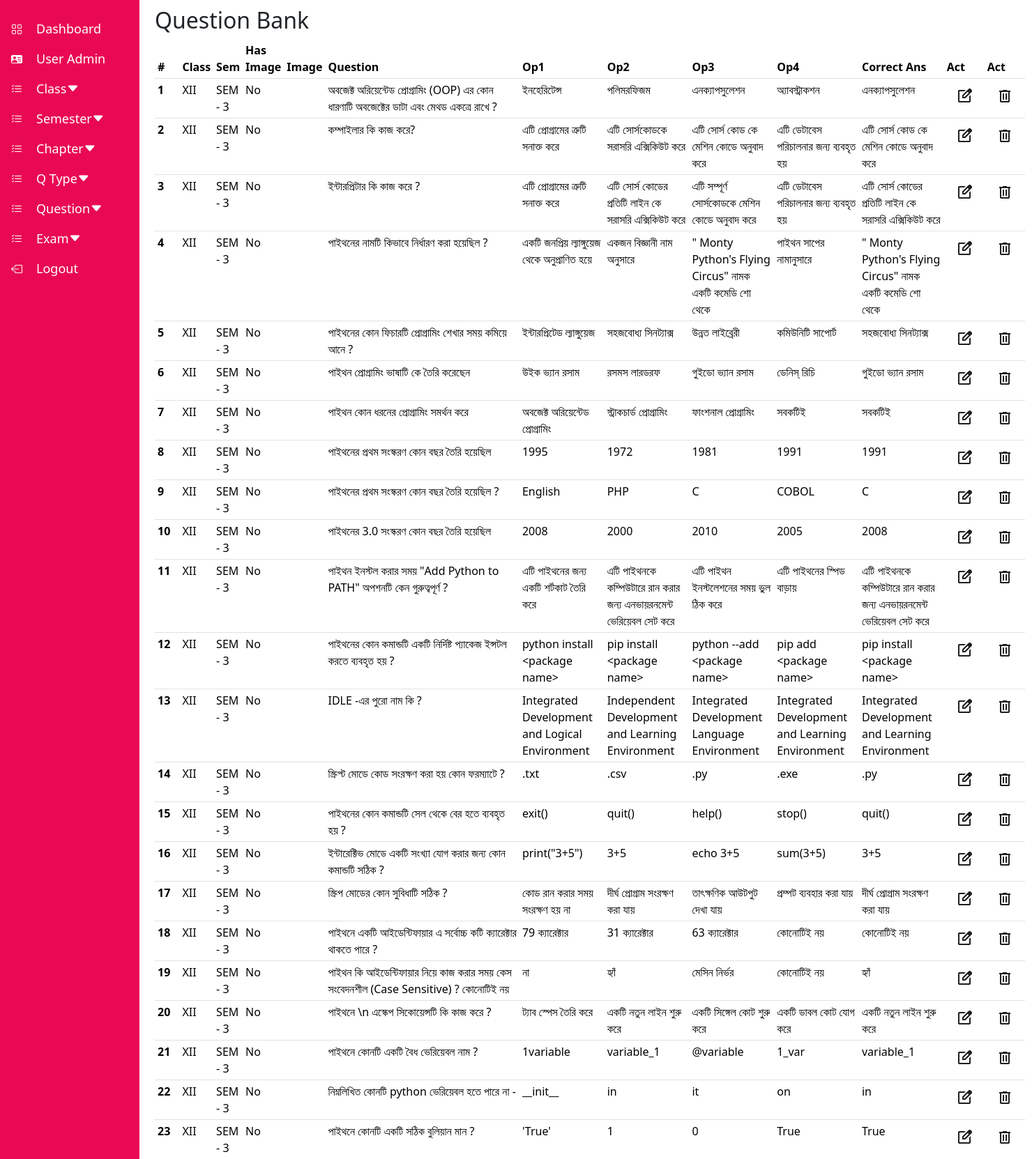
Page /question_admin (signed in, upper part) on the committed database.
### models.py (models this page shows)
class Question_Bank(UserMixin, db.Model):
    __tablename__ = 'Question_Bank'
    id = db.Column(db.Integer, primary_key=True)
    studyclass = db.Column(db.String(2), nullable=False)
    sem = db.Column(db.String(2), nullable=False)
    hasimage = db.Column(db.String(2), nullable=True)
    imagelocation = db.Column(db.String(200), nullable=True)
    chapter=db.Column(db.String(2), nullable=True)
    question = db.Column(db.String(200), nullable=False)
    op1 = db.Column(db.String(200), nullable=False)
    op2 = db.Column(db.String(200), nullable=False)
    op3 = db.Column(db.String(200), nullable=False)
    op4 = db.Column(db.String(200), nullable=False)
    answer = db.Column(db.String(200), nullable=False)
    Question_Type_id = db.Column(db.Integer, db.ForeignKey('Question_Type.id'), nullable=False)
    parent_Question_Type = db.relationship('Question_Type', back_populates='children_Question_Bank')

### app.py (the view)
@app.route('/question_admin')
@login_required
@role_required('admin')
def question_admin():
    form = Addquestion()
    if request.method == 'POST':
        pass
    else:
        questionBank = Question_Bank.query.all()
        if not questionBank:
            flash("No Question is found. Add your first question Now","warning")
            return redirect(url_for('add_question',form=form))
        else:
            return render_template('question_admin.html',user=current_user,questionBank=questionBank)

### app.py (called while the page is built)
def role_required(role):
    def decorator(f):
        @wraps(f)
        def wrapped(*args, **kwargs):
            if current_user.role != role:
                abort(403)
            return f(*args, **kwargs)
        return wrapped
    return decorator

@login_manager.user_loader
def load_user(user_id):
    return User.query.get(int(user_id))

### templates/question_admin.html (shortened to what this page needs)
{% extends 'panel_admin.html' %}
{% block othercss %}
<link href="https://cdn.jsdelivr.net/npm/bootstrap@5.3.3/dist/css/bootstrap.min.css" rel="stylesheet">
<link href="https://cdn.datatables.net/2.0.7/css/dataTables.bootstrap5.min.css" rel="stylesheet">
<link rel="stylesheet" href="question_admin.css">
{% endblock othercss %}
{% block maincontent %}
{% if current_user.is_authenticated %}
<div class="container">
    <h2>Question Bank</h2>
    <table id="myTable" class="table table-sm">
        <thead>
            <tr>
                <th scope="col">#</th>
                <th scope="col">Class</th>
                <th scope="col">Sem</th>
                <th scope="col">Has Image</th>
                <th scope="col">Image</th>
                <th scope="col">Question</th>
                <th scope="col">Op1</th>
                <th scope="col">Op2</th>
                <th scope="col">Op3</th>
                <th scope="col">Op4</th>
                <th scope="col">Correct Ans</th>
                <th scope="col">Act</th>
                <th scope="col">Act</th>
            </tr>
        </thead>
        <tbody>
            {% for question in questionBank %}
            <tr>
                <th scope="row">{{loop.index}}</th>
                <td>{{question.studyclass}}</td>
                <td>{{question.sem}}</td>
                <td>{{question.hasimage}}</td>
                <td>{{question.imagelocation}}</td>
                <td>{{question.question}}</td>
                <td>{{question.op1}}</td>
                <td>{{question.op2}}</td>
                <td>{{question.op3}}</td>
                <td>{{question.op4}}</td>
                <td>{{question.answer}}</td>
                <td>
                    <a href="/question/update/{{question.id}}" type="button" class="btn"><img
                            src="/static/images/edit_square_24dp_1F1F1F_FILL0_wght400_GRAD0_opsz24.png" alt=""></a>
                </td>
                <td><a href="/question/delete/{{question.id}}" type="button" class="btn"><img
                        src="/static/images/delete_24dp_1F1F1F_FILL0_wght400_GRAD0_opsz24.png" alt=""></a>
                </td>
            </tr>
            {% endfor %}
        </tbody>
    </table>
</div>
{% endif %}
{% endblock maincontent %}

### static/panel_admim.css (style rules this page uses)
* { margin: 0; padding: 0; box-sizing: border-box; }

### rows in the picture
Question_Bank: studyclass "XII", sem "SEM - 3", hasimage "No", question "অবজেক্ট অরিয়েন্টেড প্রোগ্রামিং (OOP) এর কোন ধারণাটি অবজেক্টের ডাটা এবং মেথড একত্রে রাখে ?", op1 "ইনহেরিটেন্স", op2 "পলিমরফিজম", op3 "এনক্যাপসুলেশন", op4 "অ্যাবস্ট্রাকশন", answer "এনক্যাপসুলেশন"
Question_Bank: studyclass "XII", sem "SEM - 3", hasimage "No", question "কম্পাইলার কি কাজ করে?", op1 "এটি প্রোগ্রামের ত্রুটি সনাক্ত করে", op2 "এটি সোর্সকোডকে সরাসরি এক্সিকিউট করে", op3 "এটি সোর্স কোড কে মেশিন কোডে অনুবাদ করে", op4 "এটি ডেটাবেস পরিচালনার জন্য ব্যবহৃত হয়", answer "এটি সোর্স কোড কে মেশিন কোডে অনুবাদ করে"
Question_Bank: studyclass "XII", sem "SEM - 3", hasimage "No", question "ইন্টারপ্রিটার কি কাজ করে ?", op1 "এটি প্রোগ্রামের ত্রুটি সনাক্ত করে", op2 "এটি সোর্স কোডের প্রতিটি লাইন কে সরাসরি এক্সিকিউট করে", op3 "এটি সম্পূর্ণ সোর্সকোডকে মেশিন কোডে অনুবাদ করে", op4 "এটি ডেটাবেস পরিচালনার জন্য ব্যবহৃত হয়", answer "এটি সোর্স কোডের প্রতিটি লাইন কে সরাসরি এক্সিকিউট করে"
Question_Bank: studyclass "XII", sem "SEM - 3", hasimage "No", question "পাইথনের নামটি কিভাবে নির্ধারণ করা হয়েছিল ?", op1 "একটি জনপ্রিয় ল্যাঙ্গুয়েজ থেকে অনুপ্রাণিত হয়ে", op2 "একজন বিজ্ঞানী নাম অনুসারে", op3 "\" Monty Python's Flying Circus\" নামক একটি কমেডি শো থেকে", op4 "পাইথন সাপের নামানুসারে", answer "\" Monty Python's Flying Circus\" নামক একটি কমেডি শো থেকে"
Question_Bank: studyclass "XII", sem "SEM - 3", hasimage "No", question "পাইথনের কোন ফিচারটি প্রোগ্রামিং শেখার সময় কমিয়ে আনে ?", op1 "ইন্টারপ্রিটেড ল্যাঙ্গুয়েজ", op2 "সহজবোধ্য সিনট্যাক্স", op3 "উন্নত লাইব্রেরী", op4 "কমিউনিটি সাপোর্ট", answer "সহজবোধ্য সিনট্যাক্স"
Question_Bank: studyclass "XII", sem "SEM - 3", hasimage "No", question "পাইথন প্রোগ্রামিং ভাষাটি কে তৈরি করেছেন", op1 "উইক ভ্যান রসাম", op2 "রসমস লারডরফ", op3 "গুইডো ভ্যান রসাম", op4 "ডেনিস্ রিচি", answer "গুইডো ভ্যান রসাম"
Question_Bank: studyclass "XII", sem "SEM - 3", hasimage "No", question "পাইথন কোন ধরনের প্রোগ্রামিং সমর্থন করে", op1 "অবজেক্ট অরিয়েন্টেড প্রোগ্রামিং", op2 "স্ট্রাকচার্ড প্রোগ্রামিং", op3 "ফাংশনাল প্রোগ্রামিং", op4 "সবকটিই", answer "সবকটিই"
Question_Bank: studyclass "XII", sem "SEM - 3", hasimage "No", question "পাইথনের প্রথম সংস্করণ কোন বছর তৈরি হয়েছিল", op1 "1995", op2 "1972", op3 "1981", op4 "1991", answer "1991"
Question_Bank: studyclass "XII", sem "SEM - 3", hasimage "No", question "পাইথনের প্রথম সংস্করণ কোন বছর তৈরি হয়েছিল ?", op1 "English", op2 "PHP", op3 "C", op4 "COBOL", answer "C"
Question_Bank: studyclass "XII", sem "SEM - 3", hasimage "No", question "পাইথনের 3.0 সংস্করণ কোন বছর তৈরি হয়েছিল", op1 "2008", op2 "2000", op3 "2010", op4 "2005", answer "2008"
Question_Bank: studyclass "XII", sem "SEM - 3", hasimage "No", question "পাইথন ইনস্টল করার সময় \"Add Python to PATH\" অপশনটি কেন গুরুত্বপূর্ণ ?", op1 "এটি পাইথনের জন্য একটি শর্টকাট তৈরি করে", op2 "এটি পাইথনকে কম্পিউটারে রান করার জন্য এনভায়রনমেন্ট ভেরিয়েবল সেট করে", op3 "এটি পাইথন ইনস্টলেশনের সময় ভুল ঠিক করে", op4 "এটি পাইথনের স্পিড বাড়ায়", answer "এটি পাইথনকে কম্পিউটারে রান করার জন্য এনভায়রনমেন্ট ভেরিয়েবল সেট করে"
Question_Bank: studyclass "XII", sem "SEM - 3", hasimage "No", question "পাইথনের কোন কমান্ডটি একটি নির্দিষ্ট প্যাকেজ ইন্সটল করতে ব্যবহৃত হয় ?", op1 "python install <package name>", op2 "pip install <package name>", op3 "python --add <package name>", op4 "pip add <package name>", answer "pip install <package name>"
Question_Bank: studyclass "XII", sem "SEM - 3", hasimage "No", question "IDLE -এর পুরো নাম কি ?", op1 "Integrated Development and Logical Environment", op2 "Independent Development and Learning Environment", op3 "Integrated Development Language Environment", op4 "Integrated Development and Learning Environment", answer "Integrated Development and Learning Environment"
Question_Bank: studyclass "XII", sem "SEM - 3", hasimage "No", question "স্ক্রিপ্ট মোডে কোড সংরক্ষণ করা হয় কোন ফরম্যাটে ?", op1 ".txt", op2 ".csv", op3 ".py", op4 ".exe", answer ".py"
Question_Bank: studyclass "XII", sem "SEM - 3", hasimage "No", question "পাইথনের কোন কমান্ডটি সেল থেকে বের হতে ব্যবহৃত হয় ?", op1 "exit()", op2 "quit()", op3 "help()", op4 "stop()", answer "quit()"
Question_Bank: studyclass "XII", sem "SEM - 3", hasimage "No", question "ইন্টারেক্টিভ মোডে একটি সংখ্যা যোগ করার জন্য কোন কমান্ডটি সঠিক ?", op1 "print(\"3+5\")", op2 "3+5", op3 "echo 3+5", op4 "sum(3+5)", answer "3+5"
Question_Bank: studyclass "XII", sem "SEM - 3", hasimage "No", question "স্ক্রিপ মোডের কোন সুবিধাটি সঠিক ?", op1 "কোড রান করার সময় সংরক্ষণ হয় না", op2 "দীর্ঘ প্রোগ্রাম সংরক্ষণ করা যায়", op3 "তাৎক্ষণিক আউটপুট দেখা যায়", op4 "প্রম্পট ব্যবহার করা যায়", answer "দীর্ঘ প্রোগ্রাম সংরক্ষণ করা যায়"
Question_Bank: studyclass "XII", sem "SEM - 3", hasimage "No", question "পাইথনে একটি আইডেন্টিফায়ার এ সর্বোচ্চ কটি ক্যারেক্টার থাকতে পারে ?", op1 "79 ক্যারেক্টার", op2 "31 ক্যারেক্টার", op3 "63 ক্যারেক্টার", op4 "কোনোটিই নয়", answer "কোনোটিই নয়"
Question_Bank: studyclass "XII", sem "SEM - 3", hasimage "No", question "পাইথন কি আইডেন্টিফায়ার নিয়ে কাজ করার সময় কেস সংবেদনশীল (Case Sensitive) ? কোনোটিই নয়", op1 "না", op2 "হ্যাঁ", op3 "মেসিন নির্ভর", op4 "কোনোটিই নয়", answer "হ্যাঁ"
Question_Bank: studyclass "XII", sem "SEM - 3", hasimage "No", question "পাইথনে \\n এস্কেপ সিকোয়েন্সটি কি কাজ করে ?", op1 "ট্যাব স্পেস তৈরি করে", op2 "একটি নতুন লাইন শুরু করে", op3 "একটি সিঙ্গেল কোট শুরু করে", op4 "একটি ডাবল কোট যোগ করে", answer "একটি নতুন লাইন শুরু করে"
Question_Bank: studyclass "XII", sem "SEM - 3", hasimage "No", question "পাইথনে কোনটি একটি বৈধ ভেরিয়েবল নাম ?", op1 "1variable", op2 "variable_1", op3 "@variable", op4 "1_var", answer "variable_1"
Question_Bank: studyclass "XII", sem "SEM - 3", hasimage "No", question "নিম্নলিখিত কোনটি python ভেরিয়েবল হতে পারে না -", op1 "__init__", op2 "in", op3 "it", op4 "on", answer "in"
Question_Bank: studyclass "XII", sem "SEM - 3", hasimage "No", question "পাইথনে কোনটি একটি সঠিক বুলিয়ান মান ?", op1 "'True'", op2 "1", op3 "0", op4 "True", answer "True"
